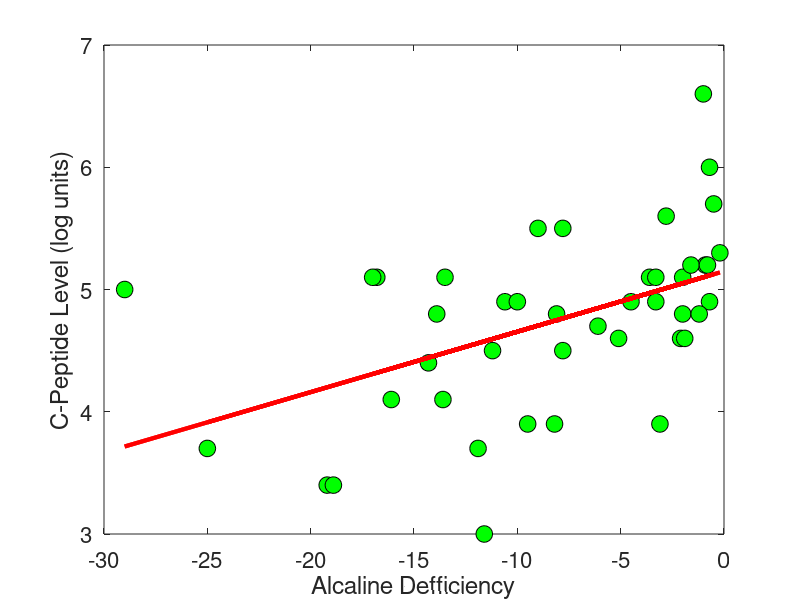
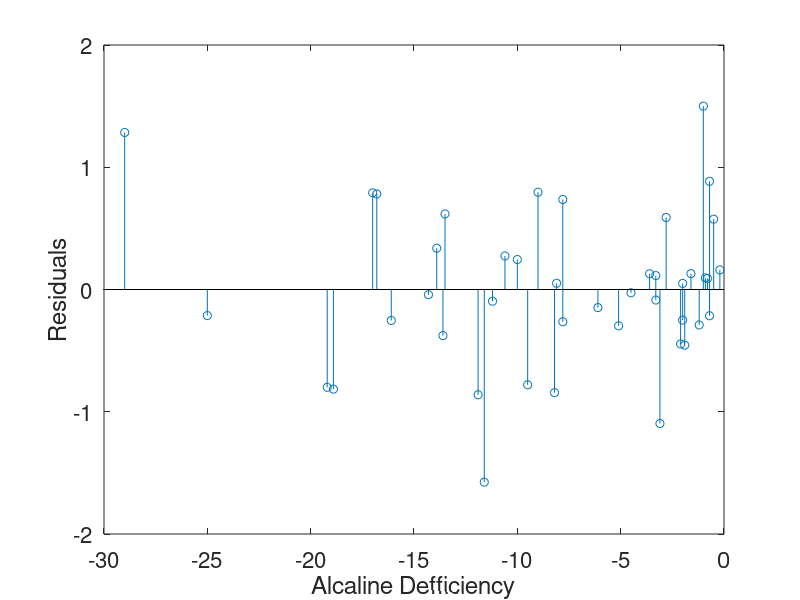
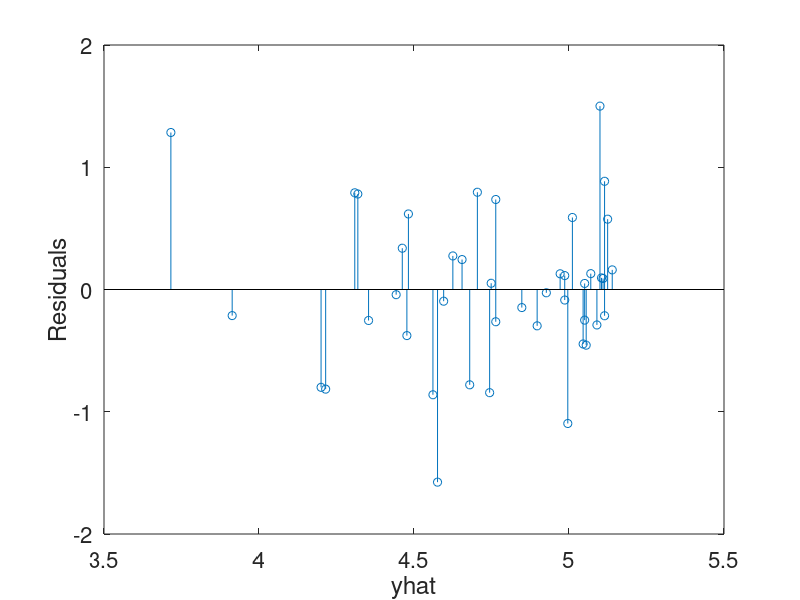

Here is the MATLAB script that generated these plots, in order: (Note: this script raises an error after producing the figures.)
 
clear all
close all

 disp('Diabetes Mellitus: C-Peptide')
 lw = 3; 
 set(0, 'DefaultAxesFontSize', 16);
 fs = 15;
 msize = 10;
 
 
Deficit =[-8.1 -16.1 -0.9 -7.8 -29.0 -19.2 -18.9 -10.6 -2.8...
 -25.0 -3.1 -7.8 -13.9 -4.5 -11.6 -2.1 -2.0 -9.0 -11.2 -0.2...
 -6.1 -1 -3.6 -8.2 -0.5 -2.0 -1.6 -11.9 -0.7 -1.2 -14.3 -0.8... 
 -16.8 -5.1 -9.5 -17.0 -3.3 -0.7 -3.3 -13.6 -1.9 -10.0 -13.5];

C_peptide =[ 4.8 4.1 5.2 5.5 5 3.4 3.4 4.9 5.6 3.7 3.9 ... 
 4.5 4.8 4.9 3.0 4.6 4.8 5.5 4.5 5.3 4.7 6.6 5.1 3.9 ...
 5.7 5.1 5.2 3.7 4.9 4.8 4.4 5.2 5.1 4.6 3.9 5.1 5.1 ...
 6.0 4.9 4.1 4.6 4.9 5.1];

%  Age=[ 5.2      8.8    10.5   10.6   10.4     1.8  12.7    15.6     5.8 ...   
%             1.9      2.2      4.8    7.9     5.2      0.9   11.8     7.9      11.5  ...  
%           10.6      8.5     11.1    12.8     11.3      1.0   14.5    11.9     8.1  ... 
%           13.8    15.5      9.8   11.0    12.4     11.1  5.1      4.8      4.2 ...
%             6.9      13.2      9.9  12.5    13.2     8.9   10.8  ]; 

%%%%%%%%%%%%%%%%%%%%%%%%%%%%%%%%%%%%%%
p = 2; %number of parameters (beta0, beta1)
%"Deficit" measurement is "x",  "C_peptide" is "y".
x = Deficit' ;  %column vector
y = C_peptide' ; %column vector
n = length(x);
% Sums of Squares
SXX = sum( (x - mean(x)).^2 )  %SXX=2.1310e+003
SYY = sum(  (y - mean(y)).^2 )  %SYY=21.807
SXY = sum( (x - mean(x)).* (y - mean(y)) ) %SXY=105.3477
% estimators of coefficients beta1 and beta0
b1 = SXY/SXX   %0.0494
b0 = mean(y) - b1 * mean(x)  %5.1494
% predictions
yhat = b0 + b1 * x; 
%residuals
res = y  - yhat;
% ANOVA Identity
SST = sum(  (y - mean(y)).^2 ) %which is SYY
SSR = sum(  (yhat - mean(y)).^2 ) %5.2079
SSE = sum(  (y - yhat).^2 ) %=sum(res.^2), 16.599
% forming F and test of adequacy of linear regression
MSR = SSR/(p - 1)  %5.2079
MSE = SSE/(n - p)  %estimator of variance, 0.4049
s = sqrt(MSE) %0.6363
F = MSR/MSE %12.8637
pvalue = 1-fcdf(F, p-1, n-p) 
%testing H_0: regression has beta1=0, 
%that is no need for linear fit, p-val = 0.00088412
%  Other measures of goodness of fit
R2 = SSR/SST  %0.2388
  % also R2 = 1- SSE/SST
  % this is corr(x,y) squared: 0.4887^2.
R2adj = 1 - (n-1)/(n-p)* SSE/SST %0.2203
%  Standard deviations of coefficient estimators
sb1 = s/sqrt(SXX) %0.0138
sb0 = s * sqrt(1/n + (mean(x))^2/SXX ) %0.1484

% are the coefficients equal to 0?
t1 = b1/sb1  %3.5866
pb1 = 2 * (1-tcdf(abs(t1),n-p) ) %0.00088412
t0 = b0/sb0  %34.6927
pb1 = 2 * (1-tcdf(abs(t0),n-p) ) %0
% 
% predicting y for the new observation x, CI and PI
newx = -5; %Deficit = -5
y_newx = b0 + b1 * newx  % 4.9022
sym = s * sqrt(1/n + (mean(x) - newx)^2/SXX ) 
  %st.dev. for mean response, sym = 0.1063
syp = s * sqrt(1 + 1/n + (mean(x) - newx)^2/SXX ) 
  %st.dev. for the prediction syp = 0.6451
alpha = 0.05;
%mean response interval
lbym = y_newx - tinv(1-alpha/2, n-p) * sym;
rbym = y_newx + tinv(1-alpha/2, n-p) * sym;
% prediction interval
lbyp = y_newx - tinv(1-alpha/2, n-p) * syp;
rbyp = y_newx + tinv(1-alpha/2, n-p) * syp;
%print the intervals
[lbym rbym]   % 4.6875    5.1168
[lbyp rbyp]     % 3.5994    6.2050

figure(1)
% scatterplot of (x,y)'s and regression
% scatterplot of (x,y)'s and regression
plot(x, y,  'ko', 'MarkerSize',12,  'MarkerFaceColor','g')
hold on
plot(x, yhat, 'r-', 'linewidth', lw)
xlabel('Alcaline Defficiency')
ylabel('C-Peptide Level (log units)')
hold off
figure(2)
%residuals against x
stem(x, res) 
xlabel('Alcaline Defficiency')
ylabel('Residuals')
figure(3)
%residuals against yhat
stem(yhat, res) 
xlabel('yhat')
ylabel('Residuals')



figure(4)
histn(res, -3, 0.4, 3)
hold on
plot((-3:0.1:3),normpdf( (-3:0.1:3), 0, 0.6363),'r-','linewidth',3)
xlabel('Residuals')
% built in matlab's black-box m-file
%%
XX = [ones(size(y)) x];
[bx,bintx,rx,rintx,statsx] = regress(y, XX)
